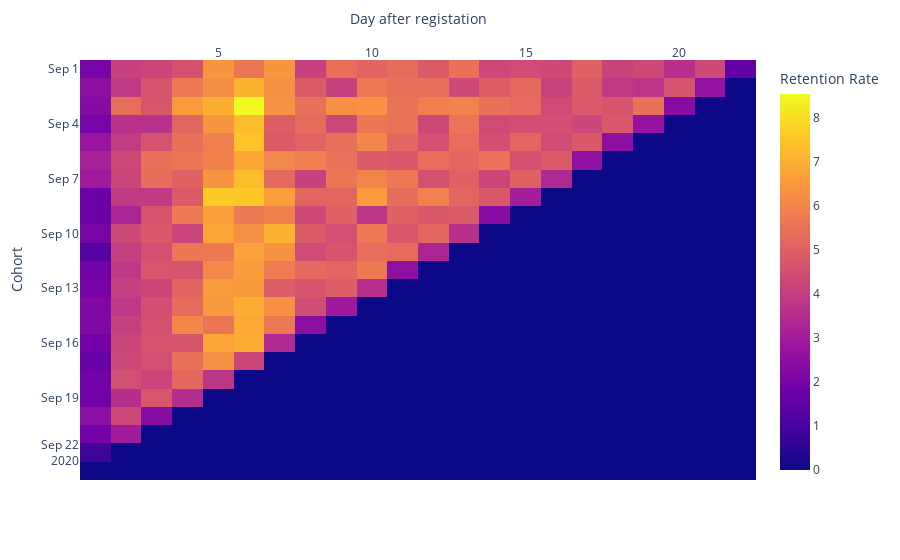

The notebook cell this image was saved under:
### Code cell
# строем интерактивную тепловую карту с помощью plotly, удобную для исследований - блок не виден на gitlab !!!
fig = px.imshow(result.iloc[:, 1:].fillna(0),
                labels=dict(x="Day after registation", y="Cohort", color="Retention Rate"),
                x=result.columns[1:],
                y=result.index
               )
fig.update_xaxes(side="top")
fig.show()

### Figure 1 — Plotly figure (JSON) as saved in the notebook; plotly's stock layout.template omitted (floating-point values rounded to 4 significant figures; data arrays with more than 128 entries replaced by an {"elided": "..."} marker saying what was removed)
{"data": [{"coloraxis": "coloraxis", "hovertemplate": "Day after registation: %{x}<br>Cohort: %{y}<br>Retention Rate: %{z}<extra></extra>", "type": "heatmap", "x": [1, 2, 3, 4, 5, 6, 7, 8, 9, 10, 11, 12, 13, 14, 15, 16, 17, 18, 19, 20, 21, 22], "y": ["2020-09-01T00:00:00", "2020-09-02T00:00:00", "2020-09-03T00:00:00", "2020-09-04T00:00:00", "2020-09-05T00:00:00", "2020-09-06T00:00:00", "2020-09-07T00:00:00", "2020-09-08T00:00:00", "2020-09-09T00:00:00", "2020-09-10T00:00:00", "2020-09-11T00:00:00", "2020-09-12T00:00:00", "2020-09-13T00:00:00", "2020-09-14T00:00:00", "2020-09-15T00:00:00", "2020-09-16T00:00:00", "2020-09-17T00:00:00", "2020-09-18T00:00:00", "2020-09-19T00:00:00", "2020-09-20T00:00:00", "2020-09-21T00:00:00", "2020-09-22T00:00:00", "2020-09-23T00:00:00"], "z": {"elided": "23x22 float values"}}], "layout": {"coloraxis": {"colorbar": {"title": {"text": "Retention Rate"}}, "colorscale": [[0, "#0d0887"], [0.1111, "#46039f"], [0.2222, "#7201a8"], [0.3333, "#9c179e"], [0.4444, "#bd3786"], [0.5556, "#d8576b"], [0.6667, "#ed7953"], [0.7778, "#fb9f3a"], [0.8889, "#fdca26"], [1, "#f0f921"]]}, "margin": {"t": 60}, "xaxis": {"constrain": "domain", "scaleanchor": "y", "side": "top", "title": {"text": "Day after registation"}}, "yaxis": {"autorange": "reversed", "constrain": "domain", "title": {"text": "Cohort"}}}}
